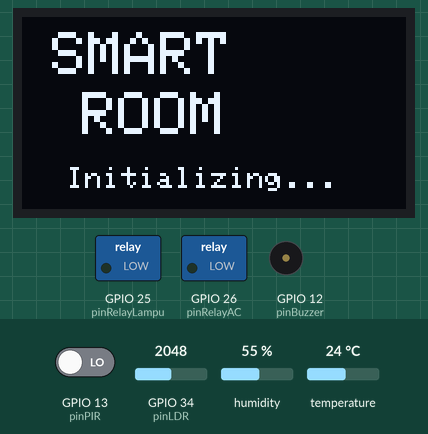
A sketch run on a simulated ESP32. On the bench: 128×64 one-colour display, switched loads named in the sketch (green lamp = pin HIGH), buzzer (waves = sounding, pin HIGH). The test bench sets the inputs (shaded band); at power-on: GPIO 13 (pinPIR) LOW, GPIO 34 (pinLDR) = 2048, humidity 55 %, temperature 24 °C. What the sketch prints to the serial monitor is not drawn.

Above: at 1.1 s.
At 5.2 s:
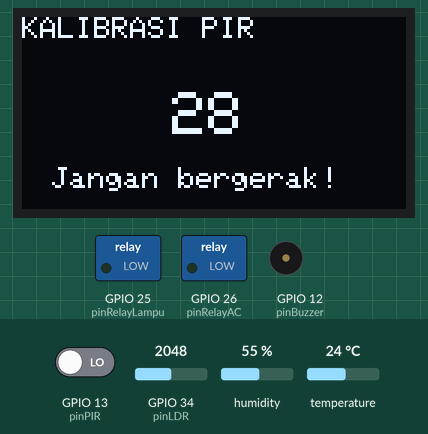
At 9.3 s:
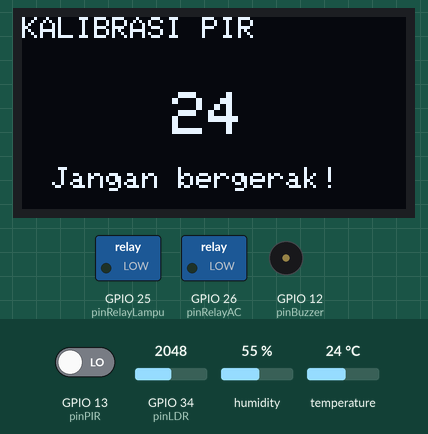
At 17.5 s:
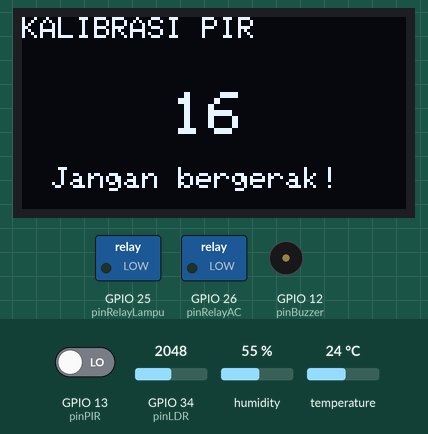
At 25.7 s:
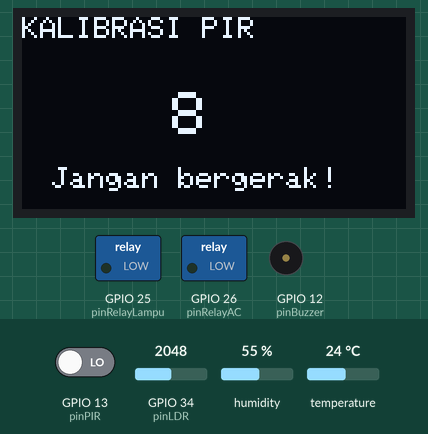
At 33.9 s:
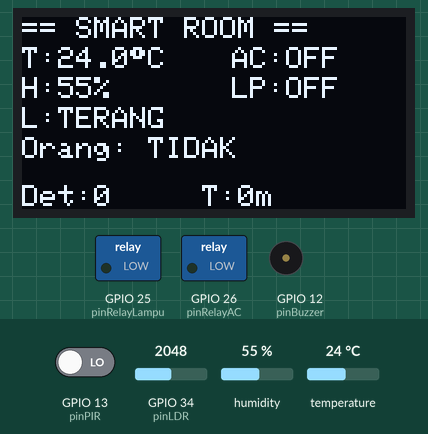

The sketch:

kode-09-sistem-smart-room.ino
```cpp
/*
  ===================================================================
  PRAKTIKUM 3: SISTEM SMART ROOM TERINTEGRASI
  ===================================================================

  Deskripsi:
  Program ini mengintegrasikan semua sensor dan aktuator menjadi
  sistem "Smart Room" otomatis yang lengkap.

  Komponen yang Digunakan:
  INPUT (Sensor):
  - DHT11: Suhu & kelembapan
  - LDR: Intensitas cahaya
  - PIR: Deteksi kehadiran/gerakan

  OUTPUT (Aktuator):
  - Relay 1: Lampu (LED simulasi)
  - Relay 2: AC/Kipas (LED simulasi)
  - OLED Display: Tampilkan status
  - Buzzer: Alarm suhu ekstrem

  Logika Sistem Smart Room:
  1. LAMPU (Relay 1): Nyala jika GELAP + ADA ORANG
  2. AC (Relay 2): Nyala jika PANAS (>28°C) + ADA ORANG
  3. BUZZER: Bunyi jika suhu ekstrem (>35°C)
  4. OLED: Tampilkan semua data sensor + status aktuator
  5. Hemat energi: Semua mati jika tidak ada orang

  Koneksi Rangkaian:
  DHT11: VCC(3.3V), DATA(GPIO15), GND
  LDR: 3.3V - LDR - GPIO34 - 10KΩ - GND
  PIR: VCC(5V), OUT(GPIO13), GND
  Relay 1 (Lampu): VCC(5V), GND, IN1(GPIO25)
  Relay 2 (AC): VCC(5V), GND, IN2(GPIO26)
  OLED: VCC(3.3V), GND, SDA(GPIO21), SCL(GPIO22)
  Buzzer: GPIO12, GND

  Library yang Diperlukan:
  - DHT sensor library
  - Adafruit SSD1306
  - Adafruit GFX Library

  Dibuat untuk: Mata Kuliah Bangunan Cerdas
  Instruktur: Anton Prafanto
  ===================================================================
*/

// ===== INCLUDE LIBRARY =====
#include <Wire.h>
#include <Adafruit_GFX.h>
#include <Adafruit_SSD1306.h>
#include <DHT.h>

// ===== KONFIGURASI OLED =====
#define SCREEN_WIDTH 128
#define SCREEN_HEIGHT 64
#define OLED_RESET -1
#define SCREEN_ADDRESS 0x3C
Adafruit_SSD1306 display(SCREEN_WIDTH, SCREEN_HEIGHT, &Wire, OLED_RESET);

// ===== KONFIGURASI DHT11 =====
#define DHTPIN 15
#define DHTTYPE DHT11
DHT dht(DHTPIN, DHTTYPE);

// ===== KONFIGURASI PIN =====
const int pinLDR = 34;        // Sensor cahaya
const int pinPIR = 13;        // Sensor gerak
const int pinRelayLampu = 25; // Relay 1 - Lampu
const int pinRelayAC = 26;    // Relay 2 - AC
const int pinBuzzer = 12;     // Buzzer alarm

// ===== THRESHOLD & PARAMETER =====
// Suhu
const float SUHU_AC_NYALA = 28.0;
const float SUHU_AC_MATI = 26.0;
const float SUHU_EKSTREM = 35.0;  // Alarm

// Cahaya
const int CAHAYA_GELAP = 2500;

// Kelembapan (untuk informasi saja)
const float KELEMBAPAN_TINGGI = 70.0;

// ===== VARIABEL STATUS =====
bool statusLampu = false;
bool statusAC = false;
bool statusBuzzer = false;
bool adaOrang = false;

// Statistik
unsigned long waktuMulai = 0;
int jumlahDeteksiOrang = 0;

// ===== FUNGSI SETUP =====
void setup() {
  Serial.begin(115200);
  delay(1000);

  Serial.println("========================================");
  Serial.println("     SISTEM SMART ROOM OTOMATIS        ");
  Serial.println("========================================");
  Serial.println();

  // Konfigurasi pin
  pinMode(pinPIR, INPUT);
  pinMode(pinRelayLampu, OUTPUT);
  pinMode(pinRelayAC, OUTPUT);
  pinMode(pinBuzzer, OUTPUT);

  // Matikan semua aktuator di awal
  digitalWrite(pinRelayLampu, LOW);
  digitalWrite(pinRelayAC, LOW);
  digitalWrite(pinBuzzer, LOW);

  // Inisialisasi OLED
  Serial.print("Inisialisasi OLED...");
  if (!display.begin(SSD1306_SWITCHCAPVCC, SCREEN_ADDRESS)) {
    Serial.println(" GAGAL!");
    while (1);
  }
  Serial.println(" OK!");

  display.clearDisplay();
  display.setTextColor(SSD1306_WHITE);

  // Splash screen
  tampilSplash();
  delay(2000);

  // Inisialisasi DHT11
  Serial.print("Inisialisasi DHT11...");
  dht.begin();
  Serial.println(" OK!");

  // Kalibrasi PIR
  Serial.println("Kalibrasi sensor PIR (30 detik)...");
  Serial.println("Jangan bergerak!");

  for (int i = 30; i > 0; i--) {
    display.clearDisplay();
    display.setTextSize(1);
    display.setCursor(0, 0);
    display.println("KALIBRASI PIR");
    display.println();
    display.setTextSize(2);
    display.setCursor(50, 25);
    display.println(i);
    display.setTextSize(1);
    display.setCursor(10, 50);
    display.println("Jangan bergerak!");
    display.display();
    delay(1000);
  }

  Serial.println("Kalibrasi selesai!");
  Serial.println("========================================");
  Serial.println("Sistem AKTIF!");
  Serial.println();

  waktuMulai = millis();
}

// ===== FUNGSI LOOP =====
void loop() {

  // ===== STEP 1: BACA SEMUA SENSOR =====
  float suhu = dht.readTemperature();
  float kelembapan = dht.readHumidity();
  int nilaiLDR = analogRead(pinLDR);
  int statusPIR = digitalRead(pinPIR);

  // Validasi DHT11
  if (isnan(suhu) || isnan(kelembapan)) {
    tampilError("Sensor DHT11 Error!");
    delay(2000);
    return;
  }

  // ===== STEP 2: DETEKSI KEHADIRAN =====
  if (statusPIR == HIGH && !adaOrang) {
    adaOrang = true;
    jumlahDeteksiOrang++;
    Serial.println("👤 ADA ORANG TERDETEKSI!");
  } else if (statusPIR == LOW && adaOrang) {
    adaOrang = false;
    Serial.println("🚶 ORANG PERGI");
  }

  // ===== STEP 3: ANALISIS KONDISI =====
  bool gelap = (nilaiLDR > CAHAYA_GELAP);
  bool panas = (suhu >= SUHU_AC_NYALA);
  bool panasEkstrem = (suhu >= SUHU_EKSTREM);

  // ===== STEP 4: KONTROL LAMPU =====
  // Logika: Nyala jika GELAP + ADA ORANG
  bool lampuSeharusnya = (gelap && adaOrang);

  if (lampuSeharusnya && !statusLampu) {
    digitalWrite(pinRelayLampu, HIGH);
    statusLampu = true;
    Serial.println("💡 LAMPU DINYALAKAN");
  } else if (!lampuSeharusnya && statusLampu) {
    digitalWrite(pinRelayLampu, LOW);
    statusLampu = false;
    Serial.println("💡 LAMPU DIMATIKAN");
  }

  // ===== STEP 5: KONTROL AC =====
  // Logika: Nyala jika PANAS + ADA ORANG
  bool acSeharusnya = false;

  if (panas && adaOrang) {
    acSeharusnya = true;
  } else if (suhu <= SUHU_AC_MATI) {
    acSeharusnya = false;
  }
  // Jika tidak ada orang, AC selalu mati
  if (!adaOrang) {
    acSeharusnya = false;
  }

  if (acSeharusnya && !statusAC) {
    digitalWrite(pinRelayAC, HIGH);
    statusAC = true;
    Serial.println("❄️ AC DINYALAKAN");
  } else if (!acSeharusnya && statusAC) {
    digitalWrite(pinRelayAC, LOW);
    statusAC = false;
    Serial.println("❄️ AC DIMATIKAN");
  }

  // ===== STEP 6: ALARM SUHU EKSTREM =====
  if (panasEkstrem && !statusBuzzer) {
    statusBuzzer = true;
    Serial.println("🚨 ALARM! SUHU EKSTREM!");
  } else if (!panasEkstrem && statusBuzzer) {
    statusBuzzer = false;
    digitalWrite(pinBuzzer, LOW);
  }

  // Kontrol buzzer beep
  if (statusBuzzer) {
    static unsigned long lastBeep = 0;
    static bool beepState = false;

    if (millis() - lastBeep > 500) {
      beepState = !beepState;
      digitalWrite(pinBuzzer, beepState ? HIGH : LOW);
      lastBeep = millis();
    }
  }

  // ===== STEP 7: TAMPILKAN KE OLED =====
  tampilDashboard(suhu, kelembapan, nilaiLDR, adaOrang);

  // ===== STEP 8: LOG KE SERIAL MONITOR =====
  Serial.print("Suhu: ");
  Serial.print(suhu, 1);
  Serial.print("°C | RH: ");
  Serial.print(kelembapan, 1);
  Serial.print("% | Cahaya: ");
  Serial.print(gelap ? "GELAP" : "TERANG");
  Serial.print(" | Orang: ");
  Serial.print(adaOrang ? "ADA" : "TIDAK");
  Serial.print(" | Lampu: ");
  Serial.print(statusLampu ? "ON" : "OFF");
  Serial.print(" | AC: ");
  Serial.println(statusAC ? "ON" : "OFF");

  delay(1000);  // Update setiap 1 detik
}

// ===== FUNGSI TAMPIL SPLASH =====
void tampilSplash() {
  display.clearDisplay();
  display.setTextSize(2);
  display.setCursor(10, 5);
  display.println("SMART");
  display.setCursor(20, 25);
  display.println("ROOM");
  display.setTextSize(1);
  display.setCursor(15, 50);
  display.println("Initializing...");
  display.display();
}

// ===== FUNGSI TAMPIL DASHBOARD =====
void tampilDashboard(float suhu, float kelembapan, int cahaya, bool orang) {
  display.clearDisplay();

  // Header
  display.setTextSize(1);
  display.setCursor(0, 0);
  display.println("== SMART ROOM ==");

  // Baris 1: Suhu
  display.setCursor(0, 10);
  display.print("T:");
  display.print(suhu, 1);
  display.print((char)247);
  display.print("C");

  // Status AC
  display.setCursor(70, 10);
  display.print("AC:");
  display.print(statusAC ? "ON" : "OFF");

  // Baris 2: Kelembapan
  display.setCursor(0, 20);
  display.print("H:");
  display.print(kelembapan, 0);
  display.print("%");

  // Status Lampu
  display.setCursor(70, 20);
  display.print("LP:");
  display.print(statusLampu ? "ON" : "OFF");

  // Baris 3: Cahaya
  display.setCursor(0, 30);
  display.print("L:");
  display.print(cahaya > CAHAYA_GELAP ? "GELAP" : "TERANG");

  // Baris 4: Kehadiran
  display.setCursor(0, 40);
  display.print("Orang: ");
  if (orang) {
    display.println("ADA");
  } else {
    display.println("TIDAK");
  }

  // Baris 5: Alarm jika ada
  if (statusBuzzer) {
    display.setTextSize(1);
    display.setCursor(0, 52);
    display.println("!!! SUHU EKSTREM !!!");
  }

  // Statistik
  display.setCursor(0, 56);
  display.print("Det:");
  display.print(jumlahDeteksiOrang);

  // Uptime
  unsigned long uptime = (millis() - waktuMulai) / 1000;
  display.setCursor(60, 56);
  display.print("T:");
  display.print(uptime / 60);
  display.print("m");

  display.display();
}

// ===== FUNGSI TAMPIL ERROR =====
void tampilError(String pesan) {
  display.clearDisplay();
  display.setTextSize(1);
  display.setCursor(0, 0);
  display.println("ERROR!");
  display.println();
  display.println(pesan);
  display.display();

  Serial.println("ERROR: " + pesan);
}

/*
  ===================================================================
  PENJELASAN SISTEM INTEGRASI:
  ===================================================================

  1. ARSITEKTUR SISTEM:

     LAYER INPUT (Sensing):
     ├── DHT11 → Suhu & Kelembapan
     ├── LDR → Intensitas Cahaya
     └── PIR → Kehadiran Manusia

     LAYER PROCESSING (Decision):
     ├── ESP32 → Algoritma kontrol
     ├── Threshold & Hysteresis
     └── Logika berbasis kondisi

     LAYER OUTPUT (Actuation):
     ├── Relay 1 → Lampu
     ├── Relay 2 → AC
     ├── OLED → Display
     └── Buzzer → Alarm

  2. LOGIKA HEMAT ENERGI:
     - Prinsip: Perangkat hanya nyala saat DIBUTUHKAN
     - Lampu: Hanya saat gelap + ada orang
     - AC: Hanya saat panas + ada orang
     - Jika ruangan kosong (tidak ada orang) → semua mati
     - Potensi penghematan: 30-50% konsumsi energi

  3. PRIORITAS KEAMANAN:
     - Alarm suhu ekstrem (>35°C) → risiko kebakaran
     - Buzzer bunyi kontinyu hingga suhu turun
     - Bisa dikembangkan: kirim notifikasi ke smartphone
     - Log event untuk analisis

  4. USER EXPERIENCE:
     - OLED display menunjukkan status real-time
     - User bisa monitor tanpa buka app
     - Otomatis tapi tetap transparan
     - Statistik: jumlah deteksi, uptime

  5. SKALABILITAS:
     - Mudah tambah sensor baru (gas, suara, dll)
     - Mudah tambah aktuator (motor, solenoid)
     - Modular: setiap fungsi terpisah
     - Bisa integrasikan dengan cloud (IoT platform)

  ===================================================================
  FLOW CHART SISTEM:
  ===================================================================

  [START]
     ↓
  Inisialisasi semua sensor & aktuator
     ↓
  Kalibrasi PIR (30 detik)
     ↓
  ┌─────── LOOP ───────┐
  │                    │
  │ Baca DHT11         │
  │ Baca LDR           │
  │ Baca PIR           │
  │                    │
  │ Analisis kondisi:  │
  │ - Gelap?           │
  │ - Panas?           │
  │ - Ada orang?       │
  │                    │
  │ Kontrol Lampu:     │
  │ IF gelap + orang   │
  │ THEN nyala         │
  │                    │
  │ Kontrol AC:        │
  │ IF panas + orang   │
  │ THEN nyala         │
  │                    │
  │ Cek Alarm:         │
  │ IF suhu > 35°C     │
  │ THEN buzzer ON     │
  │                    │
  │ Update OLED        │
  │ Log Serial         │
  │                    │
  │ Delay 1 detik      │
  │                    │
  └────────────────────┘

  ===================================================================
  PENGEMBANGAN LEBIH LANJUT:
  ===================================================================

  1. KONEKTIVITAS IoT:
     - WiFi: Kirim data ke server/cloud
     - MQTT: Protokol IoT standar
     - Blynk/Telegram: Notifikasi smartphone
     - Web dashboard: Monitor dari browser

  2. MACHINE LEARNING:
     - Pola penggunaan ruangan
     - Prediksi kapan ruangan akan terisi
     - Pre-cooling: AC nyala sebelum orang datang
     - Optimasi threshold otomatis

  3. INTEGRASI DENGAN SMART HOME:
     - Google Home / Alexa voice control
     - Scene/Routine: "Good morning", "Good night"
     - Geofencing: AC nyala otomatis saat hampir sampai rumah
     - Integrasi dengan kalender (meeting room)

  4. FITUR TAMBAHAN:
     - Sensor kualitas udara (CO2, VOC)
     - Kontrol tirai/blind otomatis
     - Sistem audio (speaker)
     - Kamera keamanan + face recognition

  5. ENERGY MONITORING:
     - Sensor arus (ACS712) untuk ukur konsumsi
     - Hitung biaya listrik real-time
     - Laporan harian/bulanan
     - Tips hemat energi

  ===================================================================
  APLIKASI REAL-WORLD:
  ===================================================================

  1. RUMAH TINGGAL:
     - Kamar tidur: AC otomatis saat tidur
     - Ruang tamu: Lampu + AC saat ada tamu
     - Kamar mandi: Exhaust fan otomatis

  2. KANTOR:
     - Meeting room: Sistem booking + auto AC/lampu
     - Open space: Zone control (area terpakai saja)
     - Pantry: Lampu otomatis

  3. HOTEL:
     - Kamar tamu: Auto saat check-in
     - Mati semua saat checkout/keluar
     - Hemat energi masif (ratusan kamar)

  4. RUMAH SAKIT:
     - ICU: Monitor suhu ketat
     - Ruang operasi: Kontrol suhu presisi
     - Ruang isolasi: Tekanan udara negatif

  5. SEKOLAH/KAMPUS:
     - Ruang kelas: Hemat saat kosong
     - Laboratorium: Kontrol suhu/kelembapan
     - Perpustakaan: Kenyamanan optimal

  ===================================================================
  TIPS DEPLOYMENT:
  ===================================================================

  1. TESTING MENYELURUH:
     - Test setiap sensor individual
     - Test setiap aktuator individual
     - Test kombinasi sensor
     - Test edge case (kondisi ekstrem)

  2. KALIBRASI:
     - Sesuaikan threshold dengan lokasi
     - Test di kondisi real (siang, malam)
     - Libatkan user untuk feedback

  3. DOKUMENTASI:
     - Wiring diagram jelas
     - Panduan troubleshooting
     - Manual user sederhana
     - Kontak support

  4. MAINTENANCE:
     - Bersihkan sensor berkala (debu)
     - Cek koneksi (longgar?)
     - Update firmware jika ada bug
     - Monitoring log error

  5. SAFETY:
     - Isolasi kabel AC dengan baik
     - Pasang MCB untuk proteksi
     - Grounding yang proper
     - Fire extinguisher siap

  ===================================================================
*/
```

Measured:
- what the display in image 0 shows lasts 2.0 s, from 1.1 s to 3.1 s
- what the display in image 1 shows lasts 1.1 s, from 5.1 s to 6.2 s
